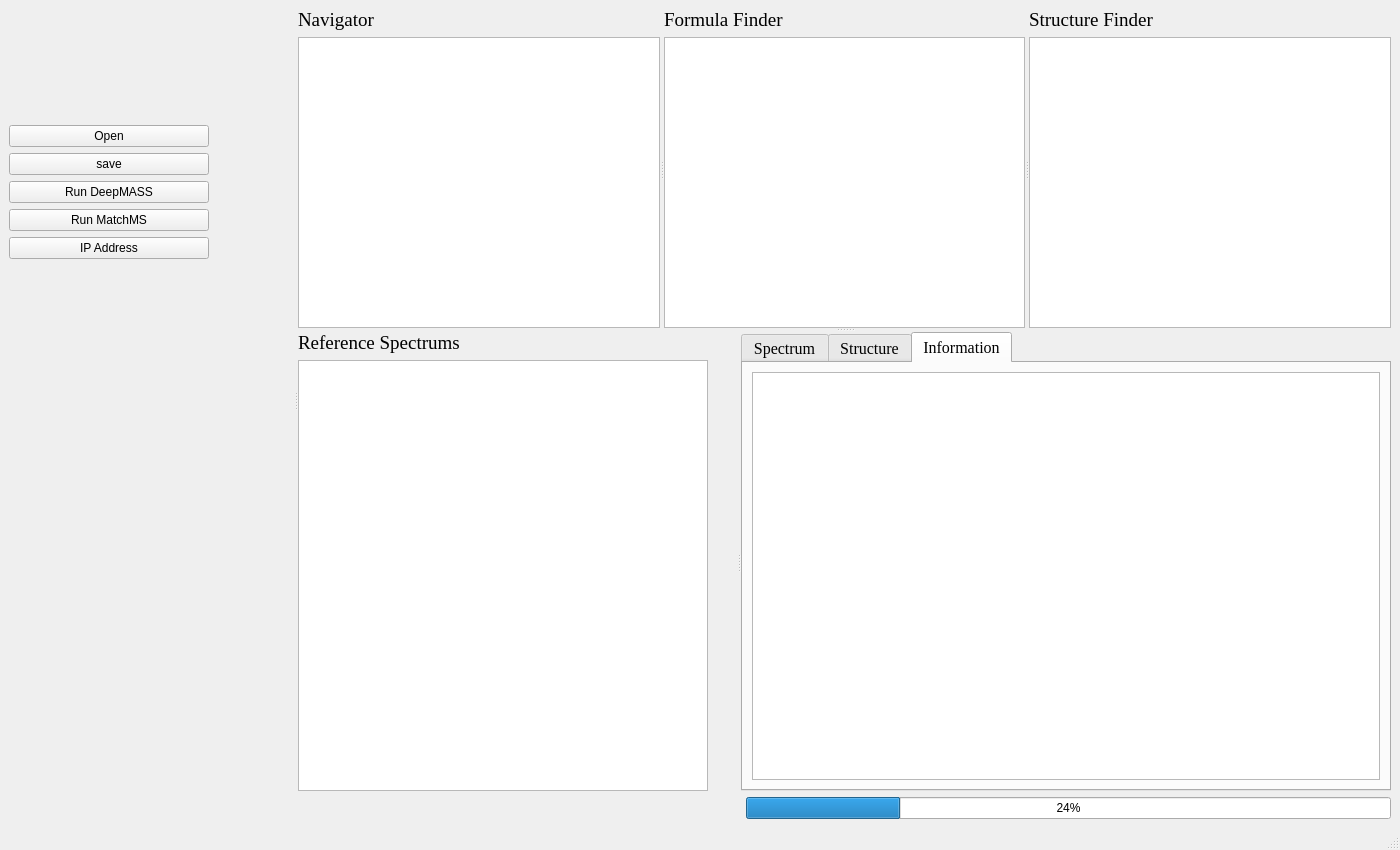
<?xml version="1.0" encoding="UTF-8"?>
<ui version="4.0">
 <class>MainWindow</class>
 <widget class="QMainWindow" name="MainWindow">
  <property name="geometry">
   <rect>
    <x>0</x>
    <y>0</y>
    <width>1400</width>
    <height>850</height>
   </rect>
  </property>
  <property name="minimumSize">
   <size>
    <width>1400</width>
    <height>850</height>
   </size>
  </property>
  <property name="maximumSize">
   <size>
    <width>1400</width>
    <height>850</height>
   </size>
  </property>
  <property name="windowTitle">
   <string>MainWindow</string>
  </property>
  <property name="autoFillBackground">
   <bool>true</bool>
  </property>
  <widget class="QWidget" name="centralwidget">
   <layout class="QGridLayout" name="gridLayout">
    <item row="0" column="0">
     <widget class="QSplitter" name="splitter_4">
      <property name="orientation">
       <enum>Qt::Horizontal</enum>
      </property>
      <widget class="QWidget" name="layoutWidget">
       <layout class="QVBoxLayout" name="verticalLayout_5">
        <item>
         <widget class="QLabel" name="label_logo">
          <property name="minimumSize">
           <size>
            <width>200</width>
            <height>110</height>
           </size>
          </property>
          <property name="maximumSize">
           <size>
            <width>200</width>
            <height>110</height>
           </size>
          </property>
          <property name="text">
           <string/>
          </property>
          <property name="pixmap">
           <pixmap>../../DeepMASS2_GUI/icon/logo_deepmass.png</pixmap>
          </property>
          <property name="scaledContents">
           <bool>true</bool>
          </property>
          <property name="alignment">
           <set>Qt::AlignCenter</set>
          </property>
         </widget>
        </item>
        <item>
         <widget class="QPushButton" name="butt_open">
          <property name="maximumSize">
           <size>
            <width>200</width>
            <height>16777215</height>
           </size>
          </property>
          <property name="layoutDirection">
           <enum>Qt::LeftToRight</enum>
          </property>
          <property name="autoFillBackground">
           <bool>true</bool>
          </property>
          <property name="text">
           <string>Open</string>
          </property>
          <property name="icon">
           <iconset>
            <normaloff>../../DeepMASS2_GUI/icon/opened-folder.png</normaloff>../../DeepMASS2_GUI/icon/opened-folder.png</iconset>
          </property>
          <property name="iconSize">
           <size>
            <width>30</width>
            <height>30</height>
           </size>
          </property>
          <property name="checkable">
           <bool>false</bool>
          </property>
         </widget>
        </item>
        <item>
         <widget class="QPushButton" name="butt_save">
          <property name="maximumSize">
           <size>
            <width>200</width>
            <height>16777215</height>
           </size>
          </property>
          <property name="layoutDirection">
           <enum>Qt::LeftToRight</enum>
          </property>
          <property name="autoFillBackground">
           <bool>true</bool>
          </property>
          <property name="text">
           <string>save</string>
          </property>
          <property name="icon">
           <iconset>
            <normaloff>../../DeepMASS2_GUI/icon/save.png</normaloff>../../DeepMASS2_GUI/icon/save.png</iconset>
          </property>
          <property name="iconSize">
           <size>
            <width>30</width>
            <height>30</height>
           </size>
          </property>
          <property name="checkable">
           <bool>false</bool>
          </property>
         </widget>
        </item>
        <item>
         <widget class="QPushButton" name="butt_run">
          <property name="maximumSize">
           <size>
            <width>200</width>
            <height>16777215</height>
           </size>
          </property>
          <property name="layoutDirection">
           <enum>Qt::LeftToRight</enum>
          </property>
          <property name="autoFillBackground">
           <bool>true</bool>
          </property>
          <property name="text">
           <string>Run DeepMASS</string>
          </property>
          <property name="icon">
           <iconset>
            <normaloff>../../DeepMASS2_GUI/icon/start.png</normaloff>../../DeepMASS2_GUI/icon/start.png</iconset>
          </property>
          <property name="iconSize">
           <size>
            <width>30</width>
            <height>30</height>
           </size>
          </property>
          <property name="checkable">
           <bool>false</bool>
          </property>
         </widget>
        </item>
        <item>
         <widget class="QPushButton" name="butt_match">
          <property name="maximumSize">
           <size>
            <width>200</width>
            <height>16777215</height>
           </size>
          </property>
          <property name="layoutDirection">
           <enum>Qt::LeftToRight</enum>
          </property>
          <property name="autoFillBackground">
           <bool>true</bool>
          </property>
          <property name="text">
           <string>Run MatchMS</string>
          </property>
          <property name="icon">
           <iconset>
            <normaloff>../../DeepMASS2_GUI/icon/start.png</normaloff>../../DeepMASS2_GUI/icon/start.png</iconset>
          </property>
          <property name="iconSize">
           <size>
            <width>30</width>
            <height>30</height>
           </size>
          </property>
          <property name="checkable">
           <bool>false</bool>
          </property>
         </widget>
        </item>
        <item>
         <widget class="QPushButton" name="butt_IP">
          <property name="maximumSize">
           <size>
            <width>200</width>
            <height>16777215</height>
           </size>
          </property>
          <property name="layoutDirection">
           <enum>Qt::LeftToRight</enum>
          </property>
          <property name="autoFillBackground">
           <bool>true</bool>
          </property>
          <property name="text">
           <string>IP Address</string>
          </property>
          <property name="icon">
           <iconset>
            <normaloff>../../DeepMASS2_GUI/icon/start.png</normaloff>../../DeepMASS2_GUI/icon/start.png</iconset>
          </property>
          <property name="iconSize">
           <size>
            <width>30</width>
            <height>30</height>
           </size>
          </property>
          <property name="checkable">
           <bool>false</bool>
          </property>
         </widget>
        </item>
        <item>
         <spacer name="verticalSpacer">
          <property name="orientation">
           <enum>Qt::Vertical</enum>
          </property>
          <property name="sizeHint" stdset="0">
           <size>
            <width>30</width>
            <height>30</height>
           </size>
          </property>
         </spacer>
        </item>
       </layout>
      </widget>
      <widget class="QSplitter" name="splitter_3">
       <property name="orientation">
        <enum>Qt::Vertical</enum>
       </property>
       <widget class="QSplitter" name="splitter">
        <property name="orientation">
         <enum>Qt::Horizontal</enum>
        </property>
        <widget class="QWidget" name="layoutWidget">
         <layout class="QVBoxLayout" name="verticalLayout_2">
          <item>
           <widget class="QLabel" name="label">
            <property name="font">
             <font>
              <family>Times New Roman</family>
              <pointsize>14</pointsize>
             </font>
            </property>
            <property name="text">
             <string>Navigator</string>
            </property>
           </widget>
          </item>
          <item>
           <widget class="QListWidget" name="list_spectrum">
            <property name="minimumSize">
             <size>
              <width>0</width>
              <height>200</height>
             </size>
            </property>
            <property name="maximumSize">
             <size>
              <width>16777215</width>
              <height>16777215</height>
             </size>
            </property>
           </widget>
          </item>
         </layout>
        </widget>
        <widget class="QWidget" name="layoutWidget">
         <layout class="QVBoxLayout" name="verticalLayout_3">
          <item>
           <widget class="QLabel" name="label_2">
            <property name="font">
             <font>
              <family>Times New Roman</family>
              <pointsize>14</pointsize>
             </font>
            </property>
            <property name="text">
             <string>Formula Finder</string>
            </property>
           </widget>
          </item>
          <item>
           <widget class="QTableWidget" name="tab_formula">
            <attribute name="horizontalHeaderStretchLastSection">
             <bool>true</bool>
            </attribute>
            <attribute name="verticalHeaderStretchLastSection">
             <bool>false</bool>
            </attribute>
           </widget>
          </item>
         </layout>
        </widget>
        <widget class="QWidget" name="layoutWidget">
         <layout class="QVBoxLayout" name="verticalLayout">
          <item>
           <widget class="QLabel" name="label_3">
            <property name="font">
             <font>
              <family>Times New Roman</family>
              <pointsize>14</pointsize>
             </font>
            </property>
            <property name="text">
             <string>Structure Finder</string>
            </property>
           </widget>
          </item>
          <item>
           <widget class="QTableWidget" name="tab_structure"/>
          </item>
         </layout>
        </widget>
       </widget>
       <widget class="QSplitter" name="splitter_2">
        <property name="orientation">
         <enum>Qt::Horizontal</enum>
        </property>
        <widget class="QWidget" name="layoutWidget">
         <layout class="QVBoxLayout" name="verticalLayout_4">
          <item>
           <widget class="QLabel" name="label_4">
            <property name="font">
             <font>
              <family>Times New Roman</family>
              <pointsize>14</pointsize>
             </font>
            </property>
            <property name="text">
             <string>Reference Spectrums</string>
            </property>
           </widget>
          </item>
          <item>
           <widget class="QTableWidget" name="tab_reference">
            <property name="minimumSize">
             <size>
              <width>410</width>
              <height>300</height>
             </size>
            </property>
            <property name="maximumSize">
             <size>
              <width>410</width>
              <height>600</height>
             </size>
            </property>
           </widget>
          </item>
         </layout>
        </widget>
        <widget class="QTabWidget" name="tabWidget">
         <property name="minimumSize">
          <size>
           <width>650</width>
           <height>0</height>
          </size>
         </property>
         <property name="font">
          <font>
           <family>Times New Roman</family>
           <pointsize>12</pointsize>
          </font>
         </property>
         <property name="currentIndex">
          <number>2</number>
         </property>
         <widget class="QWidget" name="page_spectrum">
          <property name="font">
           <font>
            <family>Times New Roman</family>
            <pointsize>12</pointsize>
           </font>
          </property>
          <attribute name="title">
           <string>Spectrum</string>
          </attribute>
          <layout class="QGridLayout" name="gridLayout_4">
           <item row="1" column="0">
            <spacer name="horizontalSpacer_2">
             <property name="orientation">
              <enum>Qt::Horizontal</enum>
             </property>
             <property name="sizeHint" stdset="0">
              <size>
               <width>40</width>
               <height>20</height>
              </size>
             </property>
            </spacer>
           </item>
           <item row="1" column="1">
            <widget class="QPushButton" name="butt_spectrum">
             <property name="text">
              <string>Spectrum</string>
             </property>
            </widget>
           </item>
           <item row="1" column="2">
            <widget class="QPushButton" name="butt_loss">
             <property name="text">
              <string>Loss</string>
             </property>
            </widget>
           </item>
           <item row="0" column="0" colspan="3">
            <widget class="QGroupBox" name="box_spectrum">
             <property name="title">
              <string/>
             </property>
            </widget>
           </item>
          </layout>
         </widget>
         <widget class="QWidget" name="page_structure">
          <attribute name="title">
           <string>Structure</string>
          </attribute>
          <layout class="QVBoxLayout" name="verticalLayout_6">
           <item>
            <layout class="QHBoxLayout" name="horizontalLayout">
             <item>
              <widget class="QGroupBox" name="groupBoxAnno">
               <property name="title">
                <string>Annotated Structure</string>
               </property>
              </widget>
             </item>
             <item>
              <widget class="QGroupBox" name="groupBoxRef">
               <property name="title">
                <string>Reference Structure</string>
               </property>
              </widget>
             </item>
            </layout>
           </item>
           <item>
            <layout class="QHBoxLayout" name="horizontalLayout_3">
             <item>
              <spacer name="horizontalSpacer_3">
               <property name="orientation">
                <enum>Qt::Horizontal</enum>
               </property>
               <property name="sizeHint" stdset="0">
                <size>
                 <width>40</width>
                 <height>20</height>
                </size>
               </property>
              </spacer>
             </item>
             <item>
              <widget class="QPushButton" name="butt_plotComm">
               <property name="text">
                <string>Highlight</string>
               </property>
              </widget>
             </item>
            </layout>
           </item>
          </layout>
         </widget>
         <widget class="QWidget" name="page_compound">
          <property name="font">
           <font>
            <family>Times New Roman</family>
            <pointsize>12</pointsize>
           </font>
          </property>
          <attribute name="title">
           <string>Information</string>
          </attribute>
          <layout class="QGridLayout" name="gridLayout_2">
           <item row="0" column="0">
            <widget class="QTableWidget" name="tab_information">
             <attribute name="horizontalHeaderStretchLastSection">
              <bool>true</bool>
             </attribute>
             <attribute name="verticalHeaderStretchLastSection">
              <bool>false</bool>
             </attribute>
            </widget>
           </item>
          </layout>
         </widget>
        </widget>
       </widget>
      </widget>
     </widget>
    </item>
    <item row="1" column="0">
     <layout class="QHBoxLayout" name="horizontalLayout_2">
      <item>
       <spacer name="horizontalSpacer">
        <property name="orientation">
         <enum>Qt::Horizontal</enum>
        </property>
        <property name="sizeHint" stdset="0">
         <size>
          <width>40</width>
          <height>20</height>
         </size>
        </property>
       </spacer>
      </item>
      <item>
       <widget class="QProgressBar" name="progressBar">
        <property name="minimumSize">
         <size>
          <width>0</width>
          <height>0</height>
         </size>
        </property>
        <property name="maximumSize">
         <size>
          <width>645</width>
          <height>16777215</height>
         </size>
        </property>
        <property name="value">
         <number>24</number>
        </property>
       </widget>
      </item>
     </layout>
    </item>
   </layout>
  </widget>
  <widget class="QStatusBar" name="statusbar"/>
 </widget>
 <resources/>
 <connections/>
</ui>
